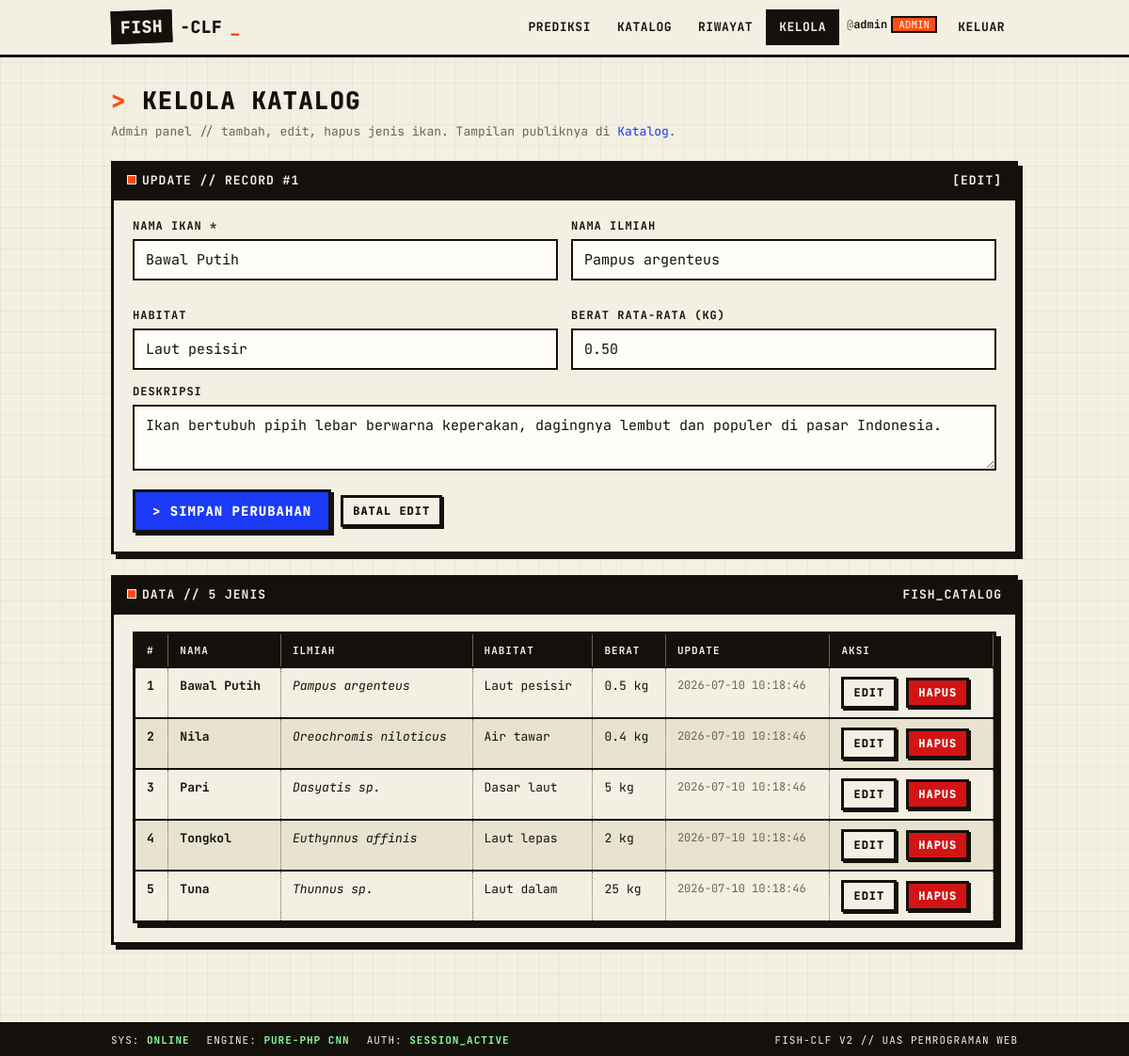
The app's page /catalog_manage.php?edit=1 (signed in) with its own data.
### tables this page shows
CREATE TABLE `fish_catalog` (
  `id`              INT UNSIGNED NOT NULL AUTO_INCREMENT,
  `name`            VARCHAR(50)  NOT NULL,
  `scientific_name` VARCHAR(100) DEFAULT NULL,
  `habitat`         VARCHAR(100) DEFAULT NULL,
  `description`     TEXT         DEFAULT NULL,
  `avg_weight_kg`   DECIMAL(6,2) DEFAULT NULL,
  `created_by`      INT UNSIGNED DEFAULT NULL,
  `created_at`      TIMESTAMP    NOT NULL DEFAULT CURRENT_TIMESTAMP,
  `updated_at`      TIMESTAMP    NOT NULL DEFAULT CURRENT_TIMESTAMP ON UPDATE CURRENT_TIMESTAMP,
  PRIMARY KEY (`id`),
  UNIQUE KEY `uq_catalog_name` (`name`),
  KEY `idx_catalog_created_by` (`created_by`),
  CONSTRAINT `fk_catalog_user`
    FOREIGN KEY (`created_by`) REFERENCES `users` (`id`)
    ON DELETE SET NULL ON UPDATE CASCADE
);

### public/catalog_manage.php (the view, shortened to what this page needs)
<?php
$cfg = require __DIR__ . '/../config.php';
require_once __DIR__ . '/_layout.php';
$dbError = '';
$rows = [];
$editRow = null;
$editId = (int)($_GET['edit'] ?? 0);
try {
    $pdo  = Database::pdo($cfg);
    $rows = $pdo->query(
        'SELECT id, name, scientific_name, habitat, description, avg_weight_kg, updated_at
         FROM fish_catalog ORDER BY name ASC'
    )->fetchAll();
    foreach ($rows as $r) { if ((int)$r['id'] === $editId) $editRow = $r; }
} catch (PDOException $e) {
    $dbError = 'Database error. Pastikan MySQL nyala & fish_classifier.sql sudah di-import.';
}
$isEdit = $editRow !== null;
?>
<h1 class="page-title">Kelola Katalog</h1>
<p class="page-sub">Admin panel // tambah, edit, hapus jenis ikan. Tampilan publiknya di <a href="catalog.php">Katalog</a>.</p>
<div class="panel" id="form">
  <div class="panel-head">
    <span><span class="dot"></span><?= $isEdit ? 'UPDATE // RECORD #'.(int)$editRow['id'] : 'CREATE // JENIS IKAN BARU' ?></span>
    <span><?= $isEdit ? '[edit]' : '[new]' ?></span>
  </div>
  <form method="post" action="catalog_manage.php">
    <div class="grid-2">
      <label class="field">
        <span>Nama Ikan *</span>
        <input type="text" name="name" maxlength="50" required value="<?= e($editRow['name'] ?? '') ?>">
      </label>
      <label class="field">
        <span>Nama Ilmiah</span>
        <input type="text" name="scientific_name" maxlength="100" value="<?= e($editRow['scientific_name'] ?? '') ?>">
      </label>
      <label class="field">
        <span>Habitat</span>
        <input type="text" name="habitat" maxlength="100" value="<?= e($editRow['habitat'] ?? '') ?>">
      </label>
      <label class="field">
        <span>Berat Rata-rata (kg)</span>
        <input type="number" step="0.01" min="0" name="avg_weight_kg" value="<?= e($editRow['avg_weight_kg'] ?? '') ?>">
      </label>
    </div>
    <label class="field">
      <span>Deskripsi</span>
      <textarea name="description" maxlength="1000"><?= e($editRow['description'] ?? '') ?></textarea>
    </label>
    <div class="btn-row">
      <button class="btn <?= $isEdit?'blue':'' ?>" type="submit">&gt; <?= $isEdit ? 'Simpan Perubahan' : 'Tambah Ikan' ?></button>
      <?php if ($isEdit): ?><a class="btn ghost sm" href="catalog_manage.php">Batal Edit</a><?php endif; ?>
    </div>
  </form>
</div>
<div class="panel">
  <div class="panel-head"><span><span class="dot"></span>DATA // <?= count($rows) ?> JENIS</span><span>fish_catalog</span></div>
  <?php if (!$rows && !$dbError): ?>
    <div class="empty">Katalog kosong. Tambah lewat form di atas.</div>
  <?php elseif ($rows): ?>
    <div class="table-scroll">
      <table class="grid">
        <thead>
          <tr><th>#</th><th>Nama</th><th>Ilmiah</th><th>Habitat</th><th>Berat</th><th>Update</th><th>Aksi</th></tr>
        </thead>
        <tbody>
        <?php foreach ($rows as $r): ?>
          <tr>
            <td class="num"><?= (int)$r['id'] ?></td>
            <td><b><?= e($r['name']) ?></b></td>
            <td><i><?= $r['scientific_name'] ? e($r['scientific_name']) : '<span class="mono-note">—</span>' ?></i></td>
            <td><?= $r['habitat'] ? e($r['habitat']) : '<span class="mono-note">—</span>' ?></td>
            <td><?= $r['avg_weight_kg'] !== null ? e(rtrim(rtrim(number_format((float)$r['avg_weight_kg'],2),'0'),'.')).' kg' : '<span class="mono-note">—</span>' ?></td>
            <td class="mono-note"><?= e($r['updated_at']) ?></td>
            <td>
              <div class="btn-row">
                <a class="btn ghost sm" href="catalog_manage.php?edit=<?= (int)$r['id'] ?>#form">Edit</a>
                <form method="post" action="catalog_manage.php" onsubmit="return confirm('Hapus <?= e($r['name']) ?>?');" style="display:inline">
                  <button class="btn danger sm" type="submit">Hapus</button>
                </form>
              </div>
            </td>
          </tr>
        <?php endforeach; ?>
        </tbody>
      </table>
    </div>
  <?php endif; ?>
</div>

### public/assets/style.css (style rules this page uses)
:root { --paper:#f3efe3; --paper-2:#e8e2d0; --ink:#14110c; --line:#14110c; --orange:#ff4d15; --blue:#1b3af5; --green:#0c7a3f; --red:#d21414; --muted:#6b6555; --shadow:5px 5px 0 var(--ink); --shadow-sm:3px 3px 0 var(--ink); }
* { box-sizing:border-box }
html,body { margin:0;padding:0 }
body { background:var(--paper); background-image: linear-gradient(rgba(20,17,12,.045) 1px,transparent 1px), linear-gradient(90deg,rgba(20,17,12,.045) 1px,transparent 1px); background-size:22px 22px; color:var(--ink); font-family:"JetBrains Mono","SFMono-Regular",Consolas,"Liberation Mono",Menlo,monospace; font-size:15px; line-height:1.5; -webkit-font-smoothing:antialiased; }
a { color:var(--blue);text-decoration:none }
.page-title { font-size:26px;font-weight:800;text-transform:uppercase;letter-spacing:1px; margin:0 0 4px; }
.page-title:before { content:"> ";color:var(--orange) }
.page-sub { color:var(--muted);margin:0 0 22px;font-size:13px }
.panel { background:var(--paper); border:3px solid var(--ink); box-shadow:var(--shadow); padding:20px;margin-bottom:22px; }
.panel-head { margin:-20px -20px 18px;padding:8px 14px; border-bottom:3px solid var(--ink); background:var(--ink);color:var(--paper); font-size:13px;text-transform:uppercase;letter-spacing:1px;font-weight:700; display:flex;justify-content:space-between;align-items:center; }
.panel-head .dot { width:10px;height:10px;background:var(--orange);border:1px solid var(--paper);display:inline-block;margin-right:6px }
.btn { font-family:inherit;font-weight:800;text-transform:uppercase;letter-spacing:1px; font-size:14px;cursor:pointer; background:var(--orange);color:#fff; border:3px solid var(--ink);box-shadow:var(--shadow-sm); padding:11px 18px; transition:transform .05s ease,box-shadow .05s ease; }
.btn.blue { background:var(--blue) }
.btn.ghost { background:var(--paper);color:var(--ink) }
.btn.sm { padding:5px 10px;font-size:12px;box-shadow:2px 2px 0 var(--ink) }
.btn.danger { background:var(--red) }
.btn-row { display:flex;gap:10px;flex-wrap:wrap;align-items:center }
label.field { display:block;margin-bottom:14px }
label.field span { display:block;text-transform:uppercase;font-size:12px;font-weight:700; letter-spacing:1px;margin-bottom:5px;color:var(--ink); }
input[type=text],input[type=email],input[type=password],input[type=number],select,textarea { width:100%;font-family:inherit;font-size:15px; background:#fffdf7;color:var(--ink); border:2px solid var(--ink);padding:10px 12px; }
textarea { resize:vertical;min-height:70px }
.table-scroll { overflow-x:auto;border:3px solid var(--ink);box-shadow:var(--shadow) }
table.grid { width:100%;border-collapse:collapse;background:var(--paper);font-size:13px;min-width:640px }
table.grid th { background:var(--ink);color:var(--paper);text-transform:uppercase; font-size:11px;letter-spacing:1px;padding:9px 12px;text-align:left; border-right:1px solid var(--muted); }
table.grid td { padding:9px 12px;border-top:2px solid var(--ink);border-right:1px dotted var(--muted);vertical-align:top }
table.grid tr:nth-child(even) td { background:var(--paper-2) }
table.grid .num { font-weight:700 }
.mono-note { color:var(--muted);font-size:12px }
.grid-2 { display:grid;grid-template-columns:1fr 1fr;gap:14px }

### records on screen
fish_catalog: id "1", name "Bawal Putih", scientific_name "Pampus argenteus", habitat "Laut pesisir", avg_weight_kg "0.50", description "Ikan bertubuh pipih lebar berwarna keperakan, dagingnya lembut dan populer di pasar Indonesia.", avg_weight_kg "0.5", updated_at "2026-07-10 10:18:46"
fish_catalog: id "2", name "Nila", scientific_name "Oreochromis niloticus", habitat "Air tawar", avg_weight_kg "0.4", updated_at "2026-07-10 10:18:46"
fish_catalog: id "3", name "Pari", scientific_name "Dasyatis sp.", habitat "Dasar laut", avg_weight_kg "5", updated_at "2026-07-10 10:18:46"
fish_catalog: id "4", name "Tongkol", scientific_name "Euthynnus affinis", habitat "Laut lepas", avg_weight_kg "2", updated_at "2026-07-10 10:18:46"
fish_catalog: id "5", name "Tuna", scientific_name "Thunnus sp.", habitat "Laut dalam", avg_weight_kg "25", updated_at "2026-07-10 10:18:46"

### other values on screen
$u['username'] "admin"
count($rows) "5"
